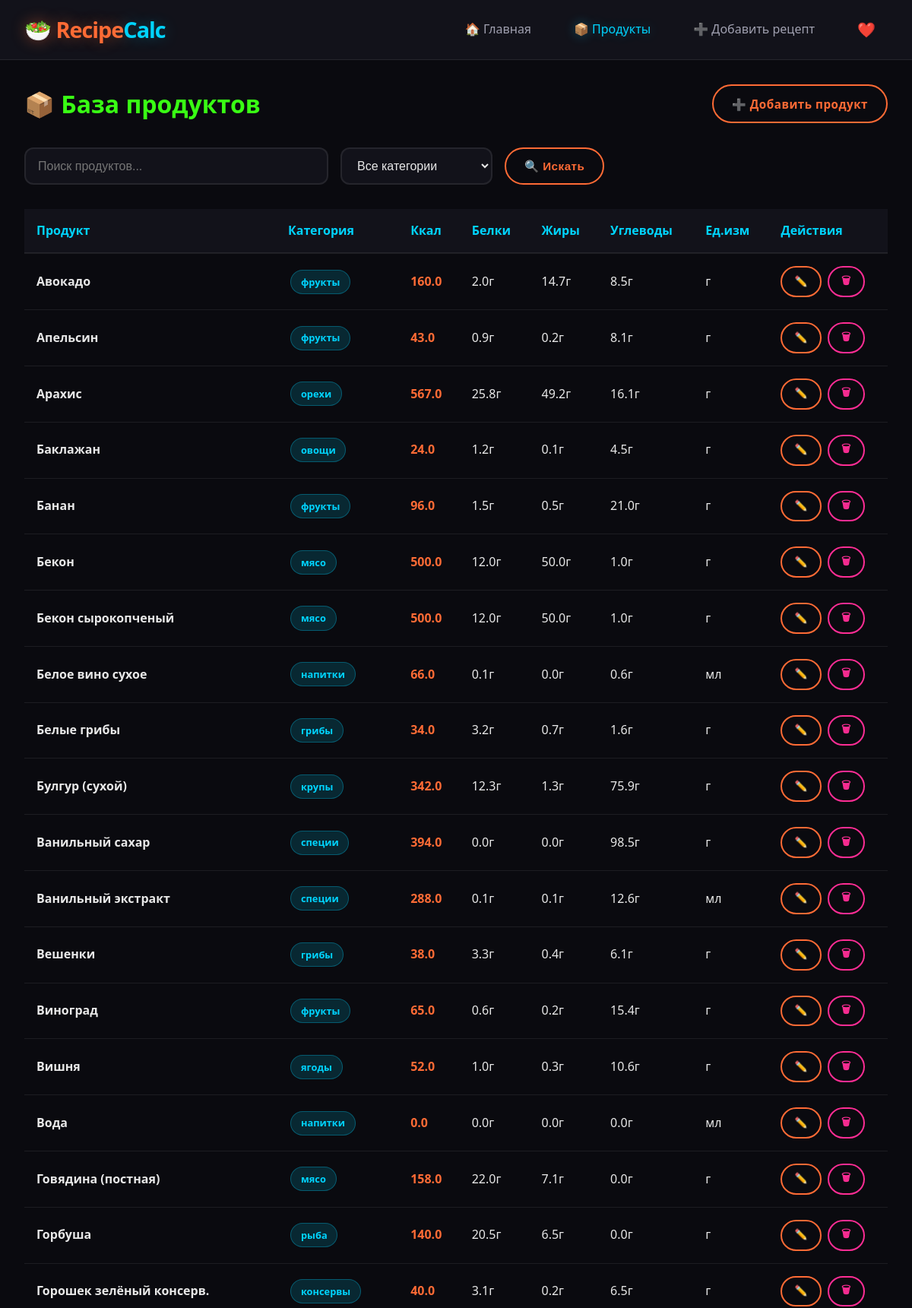
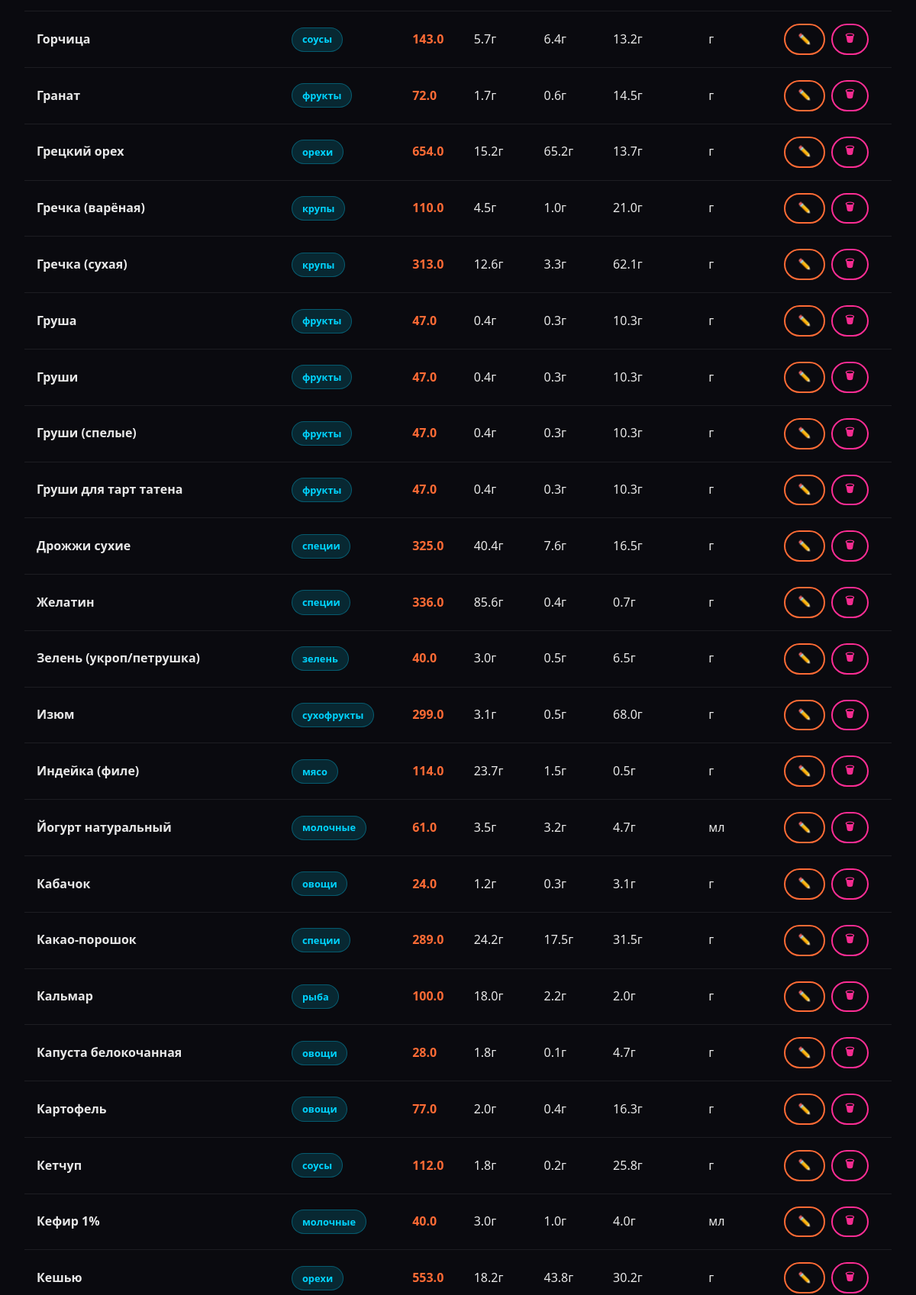
Screenshot of /products/ (upper part) with the database file from the repository (2 pictures, top to bottom).
### models.py (models this page shows, shortened)
class Product(db.Model):
    id = db.Column(db.Integer, primary_key=True)
    name = db.Column(db.String(200), nullable=False, unique=True)
    calories = db.Column(db.Float, default=0.0)
    proteins = db.Column(db.Float, default=0.0)
    fats = db.Column(db.Float, default=0.0)
    carbs = db.Column(db.Float, default=0.0)
    category = db.Column(db.String(100), default='')
    image = db.Column(db.String(300), default='')
    default_unit = db.Column(db.String(20), default='г')
    created_at = db.Column(db.DateTime, default=datetime.utcnow)

### routes/products.py (the view)
@products_bp.route('/')
def product_list():
    search_query = request.args.get('q', '')
    category_filter = request.args.get('category', '')
    query = Product.query
    if search_query:
        query = query.filter(Product.name.ilike(f'%{search_query}%'))
    if category_filter:
        query = query.filter(Product.category == category_filter)
    products = query.order_by(Product.name).all()
    categories = [row[0] for row in
                  Product.query.with_entities(Product.category).distinct().all()
                  if row[0]]
    return render_template('products.html',
                           products=products,
                           query=search_query,
                           categories=sorted(categories),
                           category_filter=category_filter)

### app.py (called while the page is built)
def create_app():
    app = Flask(__name__)
    app.config.from_object(Config)
    db.init_app(app)
    from routes.main import main_bp
    from routes.recipes import recipes_bp
    from routes.products import products_bp
    from routes.api import api_bp
    app.register_blueprint(main_bp)
    app.register_blueprint(recipes_bp, url_prefix='/recipes')
    app.register_blueprint(products_bp, url_prefix='/products')
    app.register_blueprint(api_bp, url_prefix='/api')
    with app.app_context():
        db.create_all()
        os.makedirs(app.config['UPLOAD_FOLDER'], exist_ok=True)
    @app.context_processor
    def utility_processor():
        from models import Product
        return {
            'all_products': Product.query.order_by(Product.name).all()
        }
    return app

### templates/products.html (shortened to what this page needs)
{% extends "base.html" %}
{% block content %}
<div class="d-flex justify-content-between align-items-center mb-4">
    <h1 style="color: var(--neon-green);">📦 База продуктов</h1>
    <a href="{{ url_for('products.add_product') }}" class="btn btn-primary">
        ➕ Добавить продукт
    </a>
</div>
<div class="d-flex gap-3 mb-4 flex-wrap">
    <form action="{{ url_for('products.product_list') }}" method="GET" class="d-flex gap-2 flex-wrap" style="flex:1;">
        <input type="text" name="q" class="form-control" placeholder="Поиск продуктов..."
               value="{{ query }}" style="max-width:400px;">
        <select name="category" class="form-control" style="max-width:200px;">
            <option value="">Все категории</option>
        </select>
        <button type="submit" class="btn btn-primary">🔍 Искать</button>
    </form>
</div>
<div class="table-container">
    <table>
        <thead>
            <tr>
                <th>Продукт</th>
                <th>Категория</th>
                <th>Ккал</th>
                <th>Белки</th>
                <th>Жиры</th>
                <th>Углеводы</th>
                <th>Ед.изм</th>
                <th>Действия</th>
            </tr>
        </thead>
        <tbody>
            {% if products %}
                {% for product in products %}
                <tr>
                    <td>
                        <strong>{{ product.name }}</strong>
                    </td>
                    <td>
                        {% if product.category %}
                        <span class="badge badge-primary">{{ product.category }}</span>
                        {% endif %}
                    </td>
                    <td style="color: var(--neon-orange); font-weight:600;">{{ product.calories }}</td>
                    <td>{{ product.proteins }}г</td>
                    <td>{{ product.fats }}г</td>
                    <td>{{ product.carbs }}г</td>
                    <td>{{ product.default_unit }}</td>
                    <td>
                        <div class="d-flex gap-1">
                            <a href="{{ url_for('products.edit_product', product_id=product.id) }}"
                               class="btn btn-primary btn-sm">✏️</a>
                            <form action="{{ url_for('products.delete_product', product_id=product.id) }}"
                                  method="POST" data-confirm="Удалить продукт «{{ product.name }}»?"
                                  style="display:inline;">
                                <button type="submit" class="btn btn-danger btn-sm">🗑</button>
                            </form>
                        </div>
                    </td>
                </tr>
                {% endfor %}
            {% endif %}
        </tbody>
    </table>
</div>
{% endblock %}

### static/css/style.css (style rules this page uses)
:root { --bg-primary: #0a0a0f; --bg-secondary: #12121a; --bg-card: #1a1a24; --bg-card-hover: #222230; --neon-orange: #ff6b35; --neon-orange-glow: rgba(255, 107, 53, 0.4); --neon-green: #39ff14; --neon-green-glow: rgba(57, 255, 20, 0.3); --neon-blue: #00d4ff; --neon-blue-glow: rgba(0, 212, 255, 0.3); --neon-pink: #ff2d95; --neon-pink-glow: rgba(255, 45, 149, 0.3); --neon-yellow: #ffd700; --text-primary: #e8e8e8; --text-secondary: #a0a0b0; --text-muted: #6a6a7a; --border-color: rgba(255, 255, 255, 0.08); --success: #39ff14; --warning: #ffd700; --danger: #ff2d95; --radius-sm: 8px; --radius-md: 12px; --radius-lg: 20px; --radius-xl: 28px; --transition: all 0.3s cubic-bezier(0.4, 0, 0.2, 1); }
* { margin: 0; padding: 0; box-sizing: border-box; }
body { font-family: 'Segoe UI', system-ui, -apple-system, sans-serif; background: var(--bg-primary); color: var(--text-primary); line-height: 1.6; min-height: 100vh; }
.btn { display: inline-block; padding: 0.7rem 1.5rem; border: 2px solid transparent; border-radius: var(--radius-xl); font-weight: 600; text-decoration: none; cursor: pointer; transition: var(--transition); font-size: 0.95rem; letter-spacing: 0.5px; }
.btn-primary { background: transparent; border-color: var(--neon-orange); color: var(--neon-orange); }
.btn-danger { background: transparent; border-color: var(--danger); color: var(--danger); }
.btn-sm { padding: 0.4rem 1rem; font-size: 0.85rem; }
.form-control { width: 100%; padding: 0.8rem 1rem; background: var(--bg-secondary); border: 2px solid var(--border-color); border-radius: var(--radius-md); color: var(--text-primary); font-size: 1rem; transition: var(--transition); }
select.form-control { cursor: pointer; }
.badge { display: inline-block; padding: 0.3rem 0.8rem; border-radius: 20px; font-size: 0.8rem; font-weight: 600; margin: 0.2rem; }
.badge-primary { background: rgba(0, 212, 255, 0.15); color: var(--neon-blue); border: 1px solid rgba(0, 212, 255, 0.3); }
.table-container { overflow-x: auto; }
table { width: 100%; border-collapse: collapse; }
th { background: var(--bg-secondary); padding: 1rem; text-align: left; font-weight: 700; color: var(--neon-blue); border-bottom: 2px solid var(--border-color); }
td { padding: 1rem; border-bottom: 1px solid var(--border-color); }
.mb-4 { margin-bottom: 2rem; }
.d-flex { display: flex; }
.align-items-center { align-items: center; }
.justify-content-between { justify-content: space-between; }
.gap-1 { gap: 0.5rem; }
.gap-2 { gap: 1rem; }
.gap-3 { gap: 1.5rem; }
.flex-wrap { flex-wrap: wrap; }

### rows the page displays
Product: name "Авокадо", category "фрукты", calories "160.0", proteins "2.0", fats "14.7", carbs "8.5", default_unit "г"
Product: name "Апельсин", category "фрукты", calories "43.0", proteins "0.9", fats "0.2", carbs "8.1", default_unit "г"
Product: name "Арахис", category "орехи", calories "567.0", proteins "25.8", fats "49.2", carbs "16.1", default_unit "г"
Product: name "Баклажан", category "овощи", calories "24.0", proteins "1.2", fats "0.1", carbs "4.5", default_unit "г"
Product: name "Банан", category "фрукты", calories "96.0", proteins "1.5", fats "0.5", carbs "21.0", default_unit "г"
Product: name "Бекон", category "мясо", calories "500.0", proteins "12.0", fats "50.0", carbs "1.0", default_unit "г"
Product: name "Бекон сырокопченый", category "мясо", calories "500.0", proteins "12.0", fats "50.0", carbs "1.0", default_unit "г"
Product: name "Белое вино сухое", category "напитки", calories "66.0", proteins "0.1", fats "0.0", carbs "0.6", default_unit "мл"
Product: name "Белые грибы", category "грибы", calories "34.0", proteins "3.2", fats "0.7", carbs "1.6", default_unit "г"
Product: name "Булгур (сухой)", category "крупы", calories "342.0", proteins "12.3", fats "1.3", carbs "75.9", default_unit "г"
Product: name "Ванильный сахар", category "специи", calories "394.0", proteins "0.0", fats "0.0", carbs "98.5", default_unit "г"
Product: name "Ванильный экстракт", category "специи", calories "288.0", proteins "0.1", fats "0.1", carbs "12.6", default_unit "мл"
Product: name "Вешенки", category "грибы", calories "38.0", proteins "3.3", fats "0.4", carbs "6.1", default_unit "г"
Product: name "Виноград", category "фрукты", calories "65.0", proteins "0.6", fats "0.2", carbs "15.4", default_unit "г"
Product: name "Вишня", category "ягоды", calories "52.0", proteins "1.0", fats "0.3", carbs "10.6", default_unit "г"
Product: name "Вода", category "напитки", calories "0.0", proteins "0.0", fats "0.0", carbs "0.0", default_unit "мл"
Product: name "Говядина (постная)", category "мясо", calories "158.0", proteins "22.0", fats "7.1", carbs "0.0", default_unit "г"
Product: name "Горбуша", category "рыба", calories "140.0", proteins "20.5", fats "6.5", carbs "0.0", default_unit "г"
Product: name "Горошек зелёный консерв.", category "консервы", calories "40.0", proteins "3.1", fats "0.2", carbs "6.5", default_unit "г"
Product: name "Горчица", category "соусы", calories "143.0", proteins "5.7", fats "6.4", carbs "13.2", default_unit "г"
Product: name "Гранат", category "фрукты", calories "72.0", proteins "1.7", fats "0.6", carbs "14.5", default_unit "г"
Product: name "Грецкий орех", category "орехи", calories "654.0", proteins "15.2", fats "65.2", carbs "13.7", default_unit "г"
Product: name "Гречка (варёная)", category "крупы", calories "110.0", proteins "4.5", fats "1.0", carbs "21.0", default_unit "г"
Product: name "Гречка (сухая)", category "крупы", calories "313.0", proteins "12.6", fats "3.3", carbs "62.1", default_unit "г"
Product: name "Груша", category "фрукты", calories "47.0", proteins "0.4", fats "0.3", carbs "10.3", default_unit "г"
Product: name "Груши", category "фрукты", calories "47.0", proteins "0.4", fats "0.3", carbs "10.3", default_unit "г"
Product: name "Груши (спелые)", category "фрукты", calories "47.0", proteins "0.4", fats "0.3", carbs "10.3", default_unit "г"
Product: name "Груши для тарт татена", category "фрукты", calories "47.0", proteins "0.4", fats "0.3", carbs "10.3", default_unit "г"
Product: name "Дрожжи сухие", category "специи", calories "325.0", proteins "40.4", fats "7.6", carbs "16.5", default_unit "г"
Product: name "Желатин", category "специи", calories "336.0", proteins "85.6", fats "0.4", carbs "0.7", default_unit "г"
Product: name "Зелень (укроп/петрушка)", category "зелень", calories "40.0", proteins "3.0", fats "0.5", carbs "6.5", default_unit "г"
Product: name "Изюм", category "сухофрукты", calories "299.0", proteins "3.1", fats "0.5", carbs "68.0", default_unit "г"
Product: name "Индейка (филе)", category "мясо", calories "114.0", proteins "23.7", fats "1.5", carbs "0.5", default_unit "г"
Product: name "Йогурт натуральный", category "молочные", calories "61.0", proteins "3.5", fats "3.2", carbs "4.7", default_unit "мл"
Product: name "Кабачок", category "овощи", calories "24.0", proteins "1.2", fats "0.3", carbs "3.1", default_unit "г"
Product: name "Какао-порошок", category "специи", calories "289.0", proteins "24.2", fats "17.5", carbs "31.5", default_unit "г"
Product: name "Кальмар", category "рыба", calories "100.0", proteins "18.0", fats "2.2", carbs "2.0", default_unit "г"
Product: name "Капуста белокочанная", category "овощи", calories "28.0", proteins "1.8", fats "0.1", carbs "4.7", default_unit "г"
Product: name "Картофель", category "овощи", calories "77.0", proteins "2.0", fats "0.4", carbs "16.3", default_unit "г"
Product: name "Кетчуп", category "соусы", calories "112.0", proteins "1.8", fats "0.2", carbs "25.8", default_unit "г"
Product: name "Кефир 1%", category "молочные", calories "40.0", proteins "3.0", fats "1.0", carbs "4.0", default_unit "мл"
Product: name "Кешью", category "орехи", calories "553.0", proteins "18.2", fats "43.8", carbs "30.2", default_unit "г"
